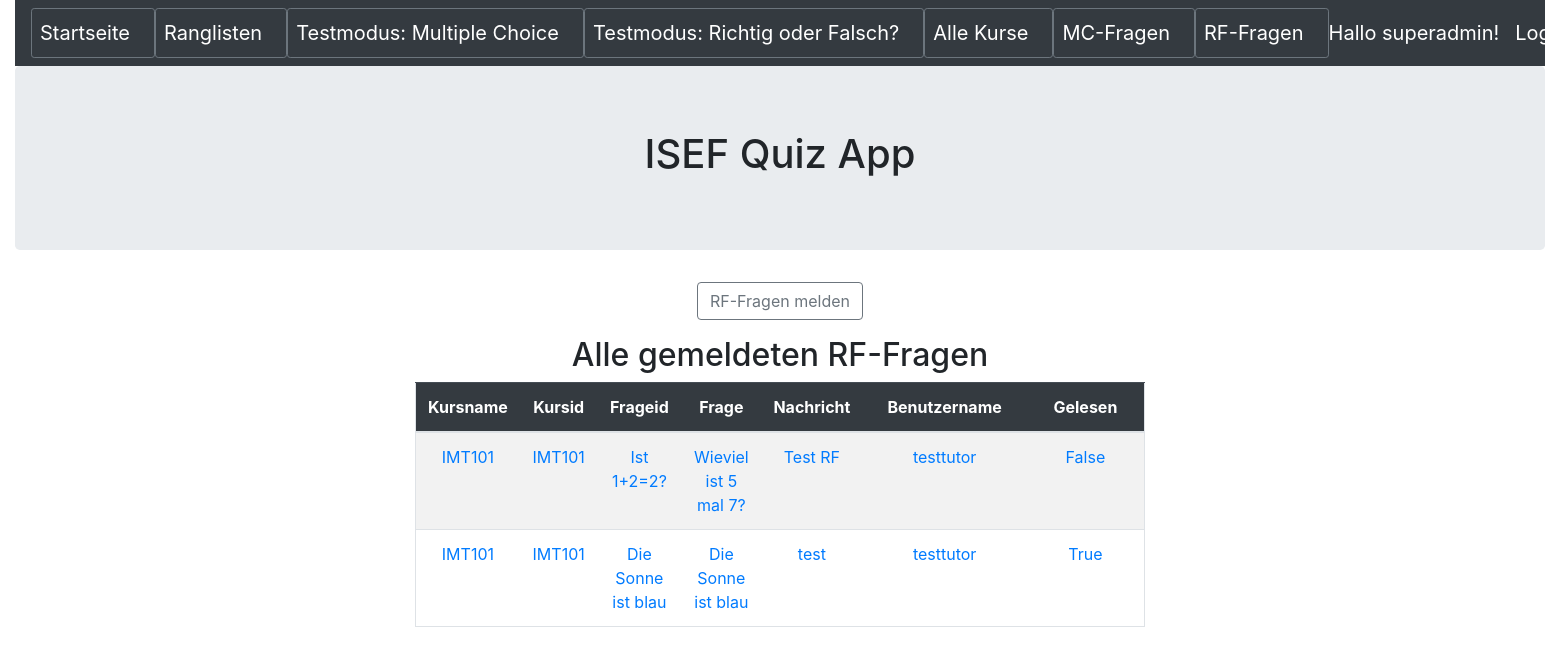
The app's page /meldungrffragen (signed in) with its own data.
### quiz/models.py (models this page shows, shortened)
class MeldungRFFragen(models.Model):
    kursname = models.CharField(max_length=50,blank=False)
    kursid = models.ForeignKey(Kurs,null=True,blank=False,on_delete=models.CASCADE)
    frageid = models.ForeignKey(RichtigOderFalsch,null=True,blank=False,on_delete=models.CASCADE)
    frage = models.CharField(max_length=255,blank=False)
    nachricht = models.CharField(max_length=500,blank=False)
    benutzername = models.CharField(max_length=50,blank=False)
    gelesen=models.BooleanField(default=False)

class Kurs(models.Model):
    name = models.CharField(max_length=50,help_text='Geben Sie den Namen des Kurses ein')
    beschreibung = models.CharField(max_length=255,help_text='Geben Sie die Beschreibung des Kurses ein')
    def __str__(self):
        return self.name

class RichtigOderFalsch(models.Model):
    name = models.CharField(max_length=255,blank=False,help_text='Geben Sie hier die Frage ein')
    kurs = models.ForeignKey(Kurs,null=True,blank=False,on_delete=models.CASCADE,help_text='Wählen Sie den Kurs, welchem die Frage zugewiesen wird')
    behauptungrichtig = models.BooleanField(default=False,verbose_name="Behauptung wahr?")
    freigegeben=models.BooleanField(default=False,help_text='Frage freigeben?',verbose_name="Frage freigeben")
    def __str__(self):
        return self.name

### quiz/views.py (the view)
# urls.py: path('meldungrffragen', MeldungRFFragenHome.as_view(), name='meldungrffragen'),
class MeldungRFFragenHome(AuthListView):
    model = MeldungRFFragen
    template_name = 'meldungrffrage/meldungrffragen_home.html'
    permission_required = ('quiz.view_meldungrffragen')

### quiz/templates/meldungrffrage/meldungrffragen_home.html
{% extends 'base.html' %}
{% block content %}
<div class="text-center">
	<p><button type="button" class="btn btn-outline-secondary" onclick="location.href='{% url 'meldungrffrage_select'  %}'"> RF-Fragen melden</button></p>
</div>
<h2 class="text-center">Alle gemeldeten RF-Fragen</h2>
<div class="container text-center">
	<div class="row justify-content-md-center">
		<div class="col-sm-8 ">
			<table  class ="table border table-hover table-striped">
				<thead class="table-dark">
					<th width=100 scope = "col">Kursname</th>
					<th width=100 scope = "col">Kursid</th>
					<th width=100 scope = "col">Frageid</th>
					<th width=100 scope = "col">Frage</th>
					<th width=100 scope = "col">Nachricht</th>
					<th width=550 scope = "col">Benutzername</th>
					<th width=550 scope = "col">Gelesen</th>
				</thead>
				<tbody>
				{% for meldungrffragen in object_list %}
					<tr>
						<td> <a href="{% url 'meldungrffragen_detail' meldungrffragen.pk %}">{{ meldungrffragen.kursname }}</a> </td>
						<td> <a href="{% url 'meldungrffragen_detail' meldungrffragen.pk %}">{{ meldungrffragen.kursid }}</a> </td>
						<td> <a href="{% url 'meldungrffragen_detail' meldungrffragen.pk %}">{{ meldungrffragen.frageid }}</a> </td>
						<td> <a href="{% url 'meldungrffragen_detail' meldungrffragen.pk %}">{{ meldungrffragen.frage}}</a> </td>
						<td> <a href="{% url 'meldungrffragen_detail' meldungrffragen.pk %}">{{ meldungrffragen.nachricht}}</a> </td>
						<td> <a href="{% url 'meldungrffragen_detail' meldungrffragen.pk %}">{{ meldungrffragen.benutzername}}</a> </td>
						<td> <a href="{% url 'meldungrffragen_detail' meldungrffragen.pk %}">{{ meldungrffragen.gelesen}}</a> </td>
					</tr>
				{% endfor %}
				</tbody>
			</table>
		</div>
	</div>
</div>
{% endblock content %}

### templates/base.html (shortened to what this page needs)
<!DOCTYPE html>
<html>
  <head>
	<link rel="stylesheet" href="https://stackpath.bootstrapcdn.com/bootstrap/4.5.0/css/bootstrap.min.css">
  </head>
  <body>
    <div class="container-fluid">
        <header>
            <nav class="navbar navbar-expand-lg navbar-dark bg-dark">
                <button type="button" class="btn btn-outline-secondary btn-sm"><a class="navbar-brand" href="{% url 'index' %}">Startseite</a></button>
                <button type="button" class="btn btn-outline-secondary btn-sm"><a class="navbar-brand" href="{% url 'ergebnis_start' %}">Ranglisten</a></button>
                <button type="button" class="btn btn-outline-secondary btn-sm"><a class="navbar-brand" href="{% url 'mctest_select' %}">Testmodus: Multiple Choice</a></button>
                <button type="button" class="btn btn-outline-secondary btn-sm"><a class="navbar-brand" href="{% url 'rftest_select' %}">Testmodus: Richtig oder Falsch?</a></button>
                <button type="button" class="btn btn-outline-secondary btn-sm"><a class="navbar-brand" href="{% url 'kurs_start' %}">Alle Kurse</a></button>
                <button type="button" class="btn btn-outline-secondary btn-sm"><a class="navbar-brand" href="{% url 'frage_start' %}">MC-Fragen</a></button>
                <button type="button" class="btn btn-outline-secondary btn-sm"><a class="navbar-brand" href="{% url 'richtigoderfalsch_start' %}">RF-Fragen</a></button>
				{% if user.is_authenticated %}
                <a class="navbar-brand ml-auto order-md-last ">Hallo {{ user.get_username }}!</a>
                <a class="navbar-brand ml-auto order-md-last" href="{% url 'logout'%}?next={{request.path}}">Logout</a>
                {% else %}
                <a class="navbar-brand ml-auto order-md-last" href="{% url 'login'%}?next={{request.path}}">Login</a>
                {% endif %}
            </nav>
        </header>
        <div class="jumbotron">
            <h1 class="text-center">ISEF Quiz App</h1>
        </div>
        {% block content %}
        {% endblock content %}
    </div>
  </body>
</html>

### records on screen
MeldungRFFragen: kursname "IMT101", kursid "IMT101", frageid "Ist 1+2=2?", frage "Wieviel ist 5 mal 7?", nachricht "Test RF", benutzername "testtutor", gelesen "False"
MeldungRFFragen: kursname "IMT101", kursid "IMT101", frageid "Die Sonne ist blau", frage "Die Sonne ist blau", nachricht "test", benutzername "testtutor", gelesen "True"

### other values on screen
{{ user.get_username }} "superadmin"
